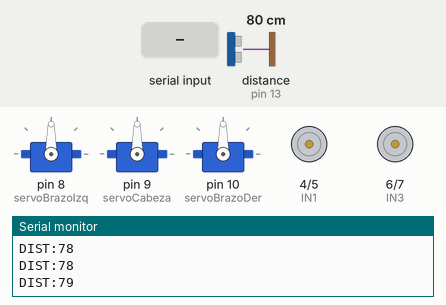
This sketch was run on a simulated Arduino Uno, built with avr-gcc and run on an emulated ATmega328P. Shown: 3 × servo, motor-driver pin pairs drawn as motors (green arrow = first pin HIGH = forward, orange = second pin HIGH = backward, longer = more drive, scaled by the enable pin), the last lines printed to the serial monitor. Wiring (inferred from the names in the program): ultrasonic range finder: trigger pin 12; echo pin 13. Inputs (shaded band) come from the test bench; at power-on: distance to the obstacle (sensor on pin 13) 80 cm. The echo pulse lasts 58.3 µs per cm.

Above: at 1.2 s.
1.3 s: "F" received over Serial
At 1.6 s:
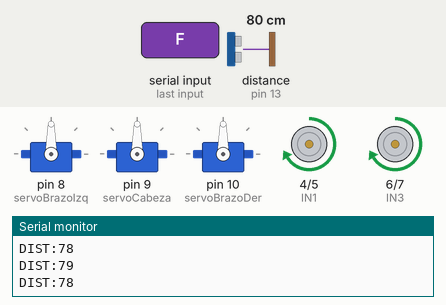
2.8 s: byte 55 ('7') received over Serial
At 3.8 s:
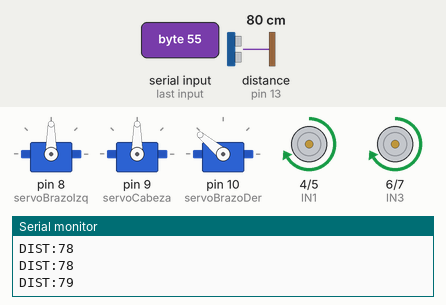
4.3 s: byte 56 ('8') received over Serial
At 5.1 s:
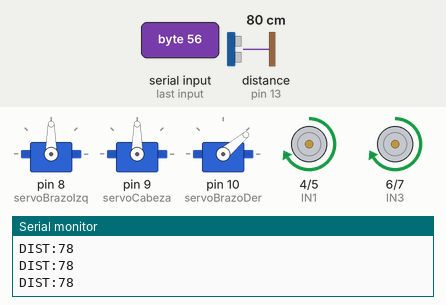
5.8 s: byte 85 ('U') received over Serial
At 6.1 s:
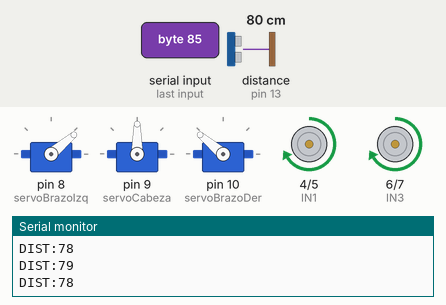
7.3 s: byte 57 ('9') received over Serial
At 8.5 s:
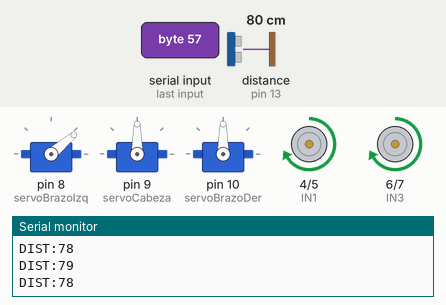
8.8 s: byte 68 ('D') received over Serial
At 9.6 s:
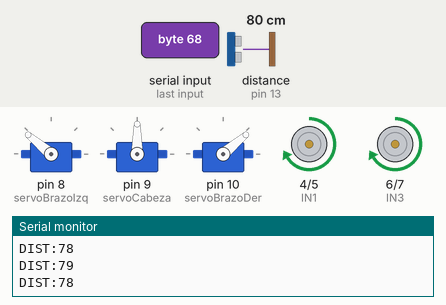
Timing chart, 0 to 11.3 s (numbered marks = the images above; inputs shaded):
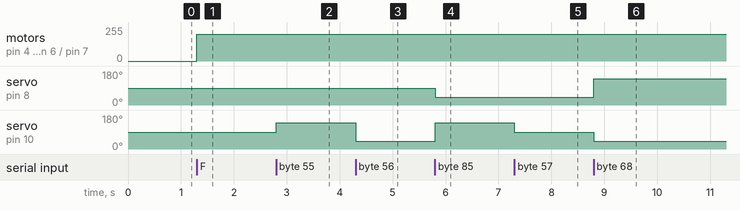

The sketch:

WallEPrincipalCodFinalTodo.ino
```cpp
#include <Servo.h>

// Declaración de Servos (360° / Rotación Continua)
Servo servoBrazoIzq; // Pin 8 (Invertido)
Servo servoCabeza;   // Pin 9
Servo servoBrazoDer; // Pin 10

// Pines L298N (Motores DC)
const int ENA = 3;   // PWM (Timer2) - lado izquierdo
const int IN1 = 4;
const int IN2 = 5;
const int IN3 = 6;
const int IN4 = 7;
const int ENB = 11;  // PWM (Timer2) - lado derecho. No usar el pin 9: la librería Servo lo ocupa (Timer1)

// Pines Sensor HC-SR04 Frontal
const int ECHO_PIN = 13;
const int TRIG_PIN = 12;

int velocidadMotores = 200;
unsigned long ultimoUltrasonico = 0;

// Rutina automática de la cabeza (no bloqueante: usa millis() en lugar de delay())
const unsigned long TRAMO_CABEZA_MS = 5000; // Duración de cada tramo (2 tramos = 10 s)
byte faseCabeza = 0;                        // 0 = inactiva, 1 = primer tramo, 2 = segundo tramo
unsigned long inicioFaseCabeza = 0;

void setup() {
  Serial.begin(9600);

  // Configurar Pines L298N
  pinMode(ENA, OUTPUT);
  pinMode(IN1, OUTPUT);
  pinMode(IN2, OUTPUT);
  pinMode(IN3, OUTPUT);
  pinMode(IN4, OUTPUT);
  pinMode(ENB, OUTPUT);

  // Configurar Pines Ultrasónico
  pinMode(TRIG_PIN, OUTPUT);
  pinMode(ECHO_PIN, INPUT);

  // Conectar Servos
  servoBrazoIzq.attach(8);
  servoCabeza.attach(9);
  servoBrazoDer.attach(10);

  detenerServos();
  frenarMotores();
}

void loop() {
  if (Serial.available() > 0) {
    char cmd = Serial.read();
    procesarComando(cmd);
  }

  actualizarAutoCabeza();   // Avanza la rutina de la cabeza sin bloquear el resto

  if (millis() - ultimoUltrasonico > 80) {
    ultimoUltrasonico = millis();
    long distancia = medirDistancia();
    Serial.print("DIST:");
    Serial.println(distancia);
  }
}

void procesarComando(char cmd) {
  switch (cmd) {
    // --- MOTORES TRACCIÓN ---
    case 'F': moverAvanzar(); break;
    case 'B': moverRetroceder(); break;
    case 'L': moverIzquierda(); break;
    case 'R': moverDerecha(); break;
    case 'S': frenarMotores(); break;

    // --- BRAZO IZQ (PIN 8 - INVERTIDO EN HARDWARE) ---
    case '4': servoBrazoIzq.write(40);  break; // Subir (Invertido)
    case '5': servoBrazoIzq.write(140); break; // Bajar (Invertido)
    case '6': servoBrazoIzq.write(90);  break; // Detener

    // --- CABEZA (PIN 9) --- (moverla a mano cancela la rutina automática)
    case '1': cancelarAutoCabeza(); servoCabeza.write(140); break;
    case '2': cancelarAutoCabeza(); servoCabeza.write(40);  break;
    case '3': cancelarAutoCabeza(); servoCabeza.write(90);  break;

    // --- BRAZO DER (PIN 10) ---
    case '7': servoBrazoDer.write(140); break;
    case '8': servoBrazoDer.write(40);  break;
    case '9': servoBrazoDer.write(90);  break;

    // --- AMBOS BRAZOS SIMULTÁNEOS ---
    case 'U':
      servoBrazoIzq.write(40);  // Pin 8 Invertido para subir
      servoBrazoDer.write(140); // Pin 10 Normal para subir
      break;
    case 'D':
      servoBrazoIzq.write(140); // Pin 8 Invertido para bajar
      servoBrazoDer.write(40);  // Pin 10 Normal para bajar
      break;
    case 'N':
      servoBrazoIzq.write(90);
      servoBrazoDer.write(90);
      break;

    // --- MODO AUTOMÁTICO CABEZA ---
    case 'A': iniciarAutoCabeza(); break;

    // FRENAR TODO
    case 'X':
      frenarMotores();
      detenerServos();
      break;
  }
}

// --- RUTINA AUTOMÁTICA DE LA CABEZA (sin delay: el robot sigue respondiendo) ---

void iniciarAutoCabeza() {
  if (faseCabeza != 0) return;       // Ya está en marcha
  faseCabeza = 1;
  inicioFaseCabeza = millis();
  servoCabeza.write(135);
}

void cancelarAutoCabeza() {
  faseCabeza = 0;
}

void actualizarAutoCabeza() {        // Se llama en cada vuelta del loop()
  if (faseCabeza == 0) return;
  if (millis() - inicioFaseCabeza < TRAMO_CABEZA_MS) return;

  if (faseCabeza == 1) {
    servoCabeza.write(45);
    faseCabeza = 2;
    inicioFaseCabeza = millis();
  } else {
    servoCabeza.write(90);
    faseCabeza = 0;
  }
}

void moverAvanzar() {
  digitalWrite(IN1, HIGH); digitalWrite(IN2, LOW);
  digitalWrite(IN3, HIGH); digitalWrite(IN4, LOW);
  analogWrite(ENA, velocidadMotores);
  analogWrite(ENB, velocidadMotores);
}

void moverRetroceder() {
  digitalWrite(IN1, LOW); digitalWrite(IN2, HIGH);
  digitalWrite(IN3, LOW); digitalWrite(IN4, HIGH);
  analogWrite(ENA, velocidadMotores);
  analogWrite(ENB, velocidadMotores);
}

void moverIzquierda() {
  digitalWrite(IN1, LOW); digitalWrite(IN2, HIGH);
  digitalWrite(IN3, HIGH); digitalWrite(IN4, LOW);
  analogWrite(ENA, velocidadMotores);
  analogWrite(ENB, velocidadMotores);
}

void moverDerecha() {
  digitalWrite(IN1, HIGH); digitalWrite(IN2, LOW);
  digitalWrite(IN3, LOW); digitalWrite(IN4, HIGH);
  analogWrite(ENA, velocidadMotores);
  analogWrite(ENB, velocidadMotores);
}

void frenarMotores() {
  digitalWrite(IN1, LOW); digitalWrite(IN2, LOW);
  digitalWrite(IN3, LOW); digitalWrite(IN4, LOW);
  analogWrite(ENA, 0);
  analogWrite(ENB, 0);
}

void detenerServos() {
  cancelarAutoCabeza();
  servoBrazoIzq.write(90);
  servoCabeza.write(90);
  servoBrazoDer.write(90);
}

long medirDistancia() {
  digitalWrite(TRIG_PIN, LOW);
  delayMicroseconds(2);
  digitalWrite(TRIG_PIN, HIGH);
  delayMicroseconds(10);
  digitalWrite(TRIG_PIN, LOW);

  long duracion = pulseIn(ECHO_PIN, HIGH, 25000);
  if (duracion == 0) return 999;
  return duracion * 0.034 / 2;
}
```

Measured:
- after the input at 1.3 s, motor on pin 4 (IN1) / pin 5 (IN2), motor on pin 6 (IN3) / pin 7 (IN4): stopped → forward 200/255 at once
- after the input at 2.8 s, servo on pin 10 (servoBrazoDer): 90° → 140° at once
- after the input at 4.3 s, servo on pin 10 (servoBrazoDer): 140° → 40° at once
- after the input at 5.8 s, servo on pin 8 (servoBrazoIzq): 90° → 40° at once; servo on pin 10 (servoBrazoDer): 40° → 140° at once
- after the input at 7.3 s, servo on pin 10 (servoBrazoDer): 140° → 90° at once
- after the input at 8.8 s, servo on pin 8 (servoBrazoIzq): 40° → 140° at once; servo on pin 10 (servoBrazoDer): 90° → 40° at once
